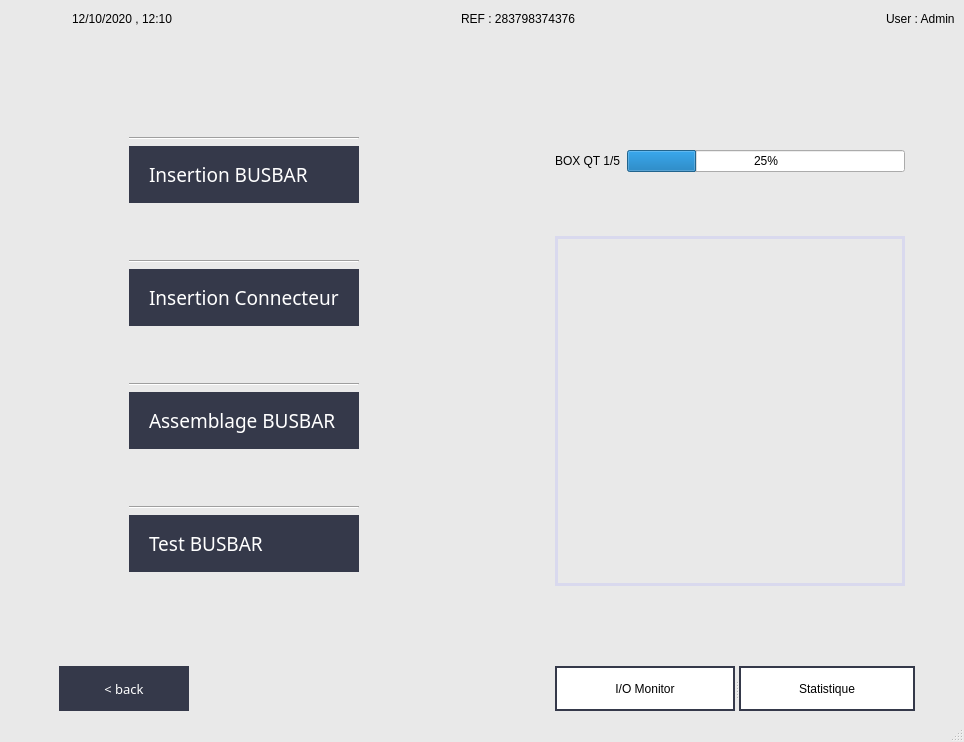
<?xml version="1.0" encoding="UTF-8"?>
<ui version="4.0">
 <class>MainWindow</class>
 <widget class="QMainWindow" name="MainWindow">
  <property name="geometry">
   <rect>
    <x>0</x>
    <y>0</y>
    <width>964</width>
    <height>742</height>
   </rect>
  </property>
  <property name="windowTitle">
   <string>MainWindow</string>
  </property>
  <property name="styleSheet">
   <string notr="true">QCheckBox {
  padding: 2px;
  font-size: 13px;
}

QMainWindow {
background-color : #e9e9e9;
}

#step2, #step3,#step4,#step1 {
border: 15px solid #35394a;
background-color : #35394a;
color: #FFFFFF;
}




#label {
border: 3px solid #d9d9ee;
}

QPushButton {
border: 2px solid #35394a;
background: #ffffff;

}

#btnBack {
  font-family: sans-serif;
  text-transform: uppercase;
  outline: 0;
  background: #35394a;
  border: 10px;
  padding: 10px;
  color: #FFFFFF;
  font-size: 13px;
}

</string>
  </property>
  <widget class="QWidget" name="centralwidget">
   <layout class="QVBoxLayout" name="verticalLayout_3">
    <item>
     <layout class="QHBoxLayout" name="horizontalLayout_2">
      <item>
       <widget class="QLabel" name="label_2">
        <property name="text">
         <string/>
        </property>
        <property name="pixmap">
         <pixmap>../assets/logo-s.png</pixmap>
        </property>
       </widget>
      </item>
      <item>
       <spacer name="horizontalSpacer_13">
        <property name="orientation">
         <enum>Qt::Horizontal</enum>
        </property>
        <property name="sizeType">
         <enum>QSizePolicy::Fixed</enum>
        </property>
        <property name="sizeHint" stdset="0">
         <size>
          <width>50</width>
          <height>20</height>
         </size>
        </property>
       </spacer>
      </item>
      <item>
       <widget class="QLabel" name="dateLabel">
        <property name="styleSheet">
         <string notr="true">font: 10pt &quot;MS Shell Dlg 2&quot;;</string>
        </property>
        <property name="text">
         <string>12/10/2020 , 12:10</string>
        </property>
       </widget>
      </item>
      <item>
       <spacer name="horizontalSpacer_3">
        <property name="orientation">
         <enum>Qt::Horizontal</enum>
        </property>
        <property name="sizeHint" stdset="0">
         <size>
          <width>40</width>
          <height>20</height>
         </size>
        </property>
       </spacer>
      </item>
      <item>
       <widget class="QLabel" name="refLabel">
        <property name="styleSheet">
         <string notr="true">font: 75 9pt &quot;Verdana&quot;;
</string>
        </property>
        <property name="text">
         <string>REF : 283798374376       </string>
        </property>
       </widget>
      </item>
      <item>
       <spacer name="horizontalSpacer_2">
        <property name="orientation">
         <enum>Qt::Horizontal</enum>
        </property>
        <property name="sizeHint" stdset="0">
         <size>
          <width>40</width>
          <height>20</height>
         </size>
        </property>
       </spacer>
      </item>
      <item>
       <widget class="QLabel" name="usernameLabel">
        <property name="styleSheet">
         <string notr="true">font: 10pt &quot;MS Shell Dlg 2&quot;;</string>
        </property>
        <property name="text">
         <string>User : Admin</string>
        </property>
       </widget>
      </item>
     </layout>
    </item>
    <item>
     <layout class="QHBoxLayout" name="horizontalLayout">
      <item>
       <spacer name="verticalSpacer_7">
        <property name="orientation">
         <enum>Qt::Horizontal</enum>
        </property>
        <property name="sizeType">
         <enum>QSizePolicy::Preferred</enum>
        </property>
        <property name="sizeHint" stdset="0">
         <size>
          <width>100</width>
          <height>20</height>
         </size>
        </property>
       </spacer>
      </item>
      <item>
       <spacer name="horizontalSpacer_9">
        <property name="orientation">
         <enum>Qt::Horizontal</enum>
        </property>
        <property name="sizeHint" stdset="0">
         <size>
          <width>40</width>
          <height>20</height>
         </size>
        </property>
       </spacer>
      </item>
      <item>
       <layout class="QVBoxLayout" name="verticalsteps">
        <item>
         <spacer name="verticalSpacer_5">
          <property name="orientation">
           <enum>Qt::Vertical</enum>
          </property>
          <property name="sizeHint" stdset="0">
           <size>
            <width>20</width>
            <height>40</height>
           </size>
          </property>
         </spacer>
        </item>
        <item>
         <spacer name="verticalSpacer_13">
          <property name="orientation">
           <enum>Qt::Vertical</enum>
          </property>
          <property name="sizeHint" stdset="0">
           <size>
            <width>20</width>
            <height>40</height>
           </size>
          </property>
         </spacer>
        </item>
        <item>
         <widget class="Line" name="line_5">
          <property name="orientation">
           <enum>Qt::Horizontal</enum>
          </property>
         </widget>
        </item>
        <item>
         <widget class="QLabel" name="step1">
          <property name="maximumSize">
           <size>
            <width>16777215</width>
            <height>16777215</height>
           </size>
          </property>
          <property name="baseSize">
           <size>
            <width>30</width>
            <height>0</height>
           </size>
          </property>
          <property name="font">
           <font>
            <family>Nirmala UI Semilight</family>
            <pointsize>14</pointsize>
            <weight>50</weight>
            <italic>false</italic>
            <bold>false</bold>
           </font>
          </property>
          <property name="styleSheet">
           <string notr="true">font: 14pt &quot;Nirmala UI Semilight&quot;;</string>
          </property>
          <property name="text">
           <string>Insertion BUSBAR</string>
          </property>
          <property name="alignment">
           <set>Qt::AlignLeading|Qt::AlignLeft|Qt::AlignVCenter</set>
          </property>
         </widget>
        </item>
        <item>
         <spacer name="verticalSpacer">
          <property name="orientation">
           <enum>Qt::Vertical</enum>
          </property>
          <property name="sizeHint" stdset="0">
           <size>
            <width>20</width>
            <height>40</height>
           </size>
          </property>
         </spacer>
        </item>
        <item>
         <widget class="Line" name="line_4">
          <property name="orientation">
           <enum>Qt::Horizontal</enum>
          </property>
         </widget>
        </item>
        <item>
         <widget class="QLabel" name="step2">
          <property name="maximumSize">
           <size>
            <width>16777215</width>
            <height>16777215</height>
           </size>
          </property>
          <property name="baseSize">
           <size>
            <width>30</width>
            <height>0</height>
           </size>
          </property>
          <property name="font">
           <font>
            <family>Nirmala UI Semilight</family>
            <pointsize>14</pointsize>
            <weight>50</weight>
            <italic>false</italic>
            <bold>false</bold>
           </font>
          </property>
          <property name="styleSheet">
           <string notr="true">font: 14pt &quot;Nirmala UI Semilight&quot;;</string>
          </property>
          <property name="text">
           <string>Insertion Connecteur</string>
          </property>
          <property name="alignment">
           <set>Qt::AlignLeading|Qt::AlignLeft|Qt::AlignVCenter</set>
          </property>
         </widget>
        </item>
        <item>
         <spacer name="verticalSpacer_2">
          <property name="orientation">
           <enum>Qt::Vertical</enum>
          </property>
          <property name="sizeHint" stdset="0">
           <size>
            <width>20</width>
            <height>40</height>
           </size>
          </property>
         </spacer>
        </item>
        <item>
         <widget class="Line" name="line_3">
          <property name="orientation">
           <enum>Qt::Horizontal</enum>
          </property>
         </widget>
        </item>
        <item>
         <widget class="QLabel" name="step3">
          <property name="maximumSize">
           <size>
            <width>16777215</width>
            <height>16777215</height>
           </size>
          </property>
          <property name="baseSize">
           <size>
            <width>30</width>
            <height>0</height>
           </size>
          </property>
          <property name="font">
           <font>
            <family>Nirmala UI Semilight</family>
            <pointsize>14</pointsize>
            <weight>50</weight>
            <italic>false</italic>
            <bold>false</bold>
           </font>
          </property>
          <property name="styleSheet">
           <string notr="true">font: 14pt &quot;Nirmala UI Semilight&quot;;</string>
          </property>
          <property name="text">
           <string>Assemblage BUSBAR</string>
          </property>
          <property name="alignment">
           <set>Qt::AlignLeading|Qt::AlignLeft|Qt::AlignVCenter</set>
          </property>
         </widget>
        </item>
        <item>
         <spacer name="verticalSpacer_3">
          <property name="orientation">
           <enum>Qt::Vertical</enum>
          </property>
          <property name="sizeHint" stdset="0">
           <size>
            <width>20</width>
            <height>40</height>
           </size>
          </property>
         </spacer>
        </item>
        <item>
         <widget class="Line" name="line_2">
          <property name="orientation">
           <enum>Qt::Horizontal</enum>
          </property>
         </widget>
        </item>
        <item>
         <widget class="QLabel" name="step4">
          <property name="maximumSize">
           <size>
            <width>16777215</width>
            <height>16777215</height>
           </size>
          </property>
          <property name="baseSize">
           <size>
            <width>30</width>
            <height>0</height>
           </size>
          </property>
          <property name="font">
           <font>
            <family>Nirmala UI Semilight</family>
            <pointsize>14</pointsize>
            <weight>50</weight>
            <italic>false</italic>
            <bold>false</bold>
           </font>
          </property>
          <property name="styleSheet">
           <string notr="true">font: 14pt &quot;Nirmala UI Semilight&quot;;</string>
          </property>
          <property name="text">
           <string>Test BUSBAR</string>
          </property>
          <property name="alignment">
           <set>Qt::AlignLeading|Qt::AlignLeft|Qt::AlignVCenter</set>
          </property>
         </widget>
        </item>
        <item>
         <spacer name="verticalSpacer_6">
          <property name="orientation">
           <enum>Qt::Vertical</enum>
          </property>
          <property name="sizeHint" stdset="0">
           <size>
            <width>20</width>
            <height>40</height>
           </size>
          </property>
         </spacer>
        </item>
        <item>
         <spacer name="verticalSpacer_12">
          <property name="orientation">
           <enum>Qt::Horizontal</enum>
          </property>
          <property name="sizeHint" stdset="0">
           <size>
            <width>40</width>
            <height>20</height>
           </size>
          </property>
         </spacer>
        </item>
       </layout>
      </item>
      <item>
       <spacer name="horizontalSpacer">
        <property name="orientation">
         <enum>Qt::Horizontal</enum>
        </property>
        <property name="sizeHint" stdset="0">
         <size>
          <width>140</width>
          <height>343</height>
         </size>
        </property>
       </spacer>
      </item>
      <item>
       <spacer name="horizontalSpacer_11">
        <property name="orientation">
         <enum>Qt::Horizontal</enum>
        </property>
        <property name="sizeHint" stdset="0">
         <size>
          <width>40</width>
          <height>20</height>
         </size>
        </property>
       </spacer>
      </item>
      <item>
       <spacer name="horizontalSpacer_8">
        <property name="orientation">
         <enum>Qt::Horizontal</enum>
        </property>
        <property name="sizeHint" stdset="0">
         <size>
          <width>40</width>
          <height>20</height>
         </size>
        </property>
       </spacer>
      </item>
      <item>
       <layout class="QVBoxLayout" name="verticalLayout_2">
        <item>
         <spacer name="verticalSpacer_9">
          <property name="orientation">
           <enum>Qt::Vertical</enum>
          </property>
          <property name="sizeHint" stdset="0">
           <size>
            <width>20</width>
            <height>40</height>
           </size>
          </property>
         </spacer>
        </item>
        <item>
         <spacer name="verticalSpacer_11">
          <property name="orientation">
           <enum>Qt::Vertical</enum>
          </property>
          <property name="sizeHint" stdset="0">
           <size>
            <width>20</width>
            <height>40</height>
           </size>
          </property>
         </spacer>
        </item>
        <item>
         <layout class="QHBoxLayout" name="horizontalLayout_3">
          <item>
           <widget class="QLabel" name="quanLabel">
            <property name="styleSheet">
             <string notr="true">font: 75 8pt &quot;MS Shell Dlg 2&quot;;
font: 9pt &quot;MS Shell Dlg 2&quot;;</string>
            </property>
            <property name="text">
             <string>BOX QT 1/5</string>
            </property>
           </widget>
          </item>
          <item>
           <widget class="QProgressBar" name="progressBar">
            <property name="value">
             <number>25</number>
            </property>
            <property name="textVisible">
             <bool>true</bool>
            </property>
            <property name="invertedAppearance">
             <bool>false</bool>
            </property>
            <property name="textDirection">
             <enum>QProgressBar::TopToBottom</enum>
            </property>
            <property name="format">
             <string>%p%</string>
            </property>
           </widget>
          </item>
         </layout>
        </item>
        <item>
         <spacer name="verticalSpacer_4">
          <property name="orientation">
           <enum>Qt::Vertical</enum>
          </property>
          <property name="sizeHint" stdset="0">
           <size>
            <width>20</width>
            <height>40</height>
           </size>
          </property>
         </spacer>
        </item>
        <item>
         <widget class="QLabel" name="label">
          <property name="sizePolicy">
           <sizepolicy hsizetype="Fixed" vsizetype="Fixed">
            <horstretch>0</horstretch>
            <verstretch>0</verstretch>
           </sizepolicy>
          </property>
          <property name="minimumSize">
           <size>
            <width>350</width>
            <height>350</height>
           </size>
          </property>
          <property name="text">
           <string/>
          </property>
          <property name="pixmap">
           <pixmap>../assets/step1.jpg</pixmap>
          </property>
          <property name="scaledContents">
           <bool>true</bool>
          </property>
         </widget>
        </item>
        <item>
         <spacer name="verticalSpacer_8">
          <property name="orientation">
           <enum>Qt::Vertical</enum>
          </property>
          <property name="sizeHint" stdset="0">
           <size>
            <width>20</width>
            <height>40</height>
           </size>
          </property>
         </spacer>
        </item>
       </layout>
      </item>
      <item>
       <spacer name="horizontalSpacer_5">
        <property name="orientation">
         <enum>Qt::Vertical</enum>
        </property>
        <property name="sizeType">
         <enum>QSizePolicy::Maximum</enum>
        </property>
        <property name="sizeHint" stdset="0">
         <size>
          <width>20</width>
          <height>40</height>
         </size>
        </property>
       </spacer>
      </item>
      <item>
       <spacer name="horizontalSpacer_7">
        <property name="orientation">
         <enum>Qt::Horizontal</enum>
        </property>
        <property name="sizeHint" stdset="0">
         <size>
          <width>40</width>
          <height>20</height>
         </size>
        </property>
       </spacer>
      </item>
     </layout>
    </item>
    <item>
     <spacer name="horizontalSpacer_10">
      <property name="orientation">
       <enum>Qt::Horizontal</enum>
      </property>
      <property name="sizeHint" stdset="0">
       <size>
        <width>939</width>
        <height>17</height>
       </size>
      </property>
     </spacer>
    </item>
    <item>
     <layout class="QHBoxLayout" name="horizontalLayout_4">
      <item>
       <spacer name="horizontalSpacer_6">
        <property name="orientation">
         <enum>Qt::Horizontal</enum>
        </property>
        <property name="sizeType">
         <enum>QSizePolicy::Minimum</enum>
        </property>
        <property name="sizeHint" stdset="0">
         <size>
          <width>50</width>
          <height>20</height>
         </size>
        </property>
       </spacer>
      </item>
      <item>
       <widget class="QPushButton" name="btnBack">
        <property name="minimumSize">
         <size>
          <width>130</width>
          <height>45</height>
         </size>
        </property>
        <property name="text">
         <string>&lt; back</string>
        </property>
        <property name="icon">
         <iconset>
          <normaloff>../assets/images.png</normaloff>../assets/images.png</iconset>
        </property>
       </widget>
      </item>
      <item>
       <spacer name="horizontalSpacer_4">
        <property name="orientation">
         <enum>Qt::Horizontal</enum>
        </property>
        <property name="sizeHint" stdset="0">
         <size>
          <width>40</width>
          <height>20</height>
         </size>
        </property>
       </spacer>
      </item>
      <item>
       <widget class="QSplitter" name="splitter">
        <property name="orientation">
         <enum>Qt::Horizontal</enum>
        </property>
        <widget class="QPushButton" name="btn_I_O">
         <property name="maximumSize">
          <size>
           <width>180</width>
           <height>16777215</height>
          </size>
         </property>
         <property name="text">
          <string>I/O Monitor</string>
         </property>
         <property name="icon">
          <iconset>
           <normaloff>../assets/i_o_icon.png</normaloff>../assets/i_o_icon.png</iconset>
         </property>
         <property name="iconSize">
          <size>
           <width>30</width>
           <height>30</height>
          </size>
         </property>
        </widget>
        <widget class="QPushButton" name="btnStatistic">
         <property name="maximumSize">
          <size>
           <width>180</width>
           <height>16777215</height>
          </size>
         </property>
         <property name="text">
          <string>Statistique</string>
         </property>
         <property name="icon">
          <iconset>
           <normaloff>../assets/static_icon.png</normaloff>
           <normalon>../assets/static_icon.png</normalon>../assets/static_icon.png</iconset>
         </property>
         <property name="iconSize">
          <size>
           <width>30</width>
           <height>30</height>
          </size>
         </property>
        </widget>
       </widget>
      </item>
      <item>
       <spacer name="horizontalSpacer_12">
        <property name="orientation">
         <enum>Qt::Horizontal</enum>
        </property>
        <property name="sizeType">
         <enum>QSizePolicy::Preferred</enum>
        </property>
        <property name="sizeHint" stdset="0">
         <size>
          <width>40</width>
          <height>20</height>
         </size>
        </property>
       </spacer>
      </item>
     </layout>
    </item>
   </layout>
  </widget>
  <widget class="QMenuBar" name="menubar">
   <property name="geometry">
    <rect>
     <x>0</x>
     <y>0</y>
     <width>964</width>
     <height>26</height>
    </rect>
   </property>
  </widget>
  <widget class="QStatusBar" name="statusbar"/>
 </widget>
 <resources/>
 <connections/>
</ui>
